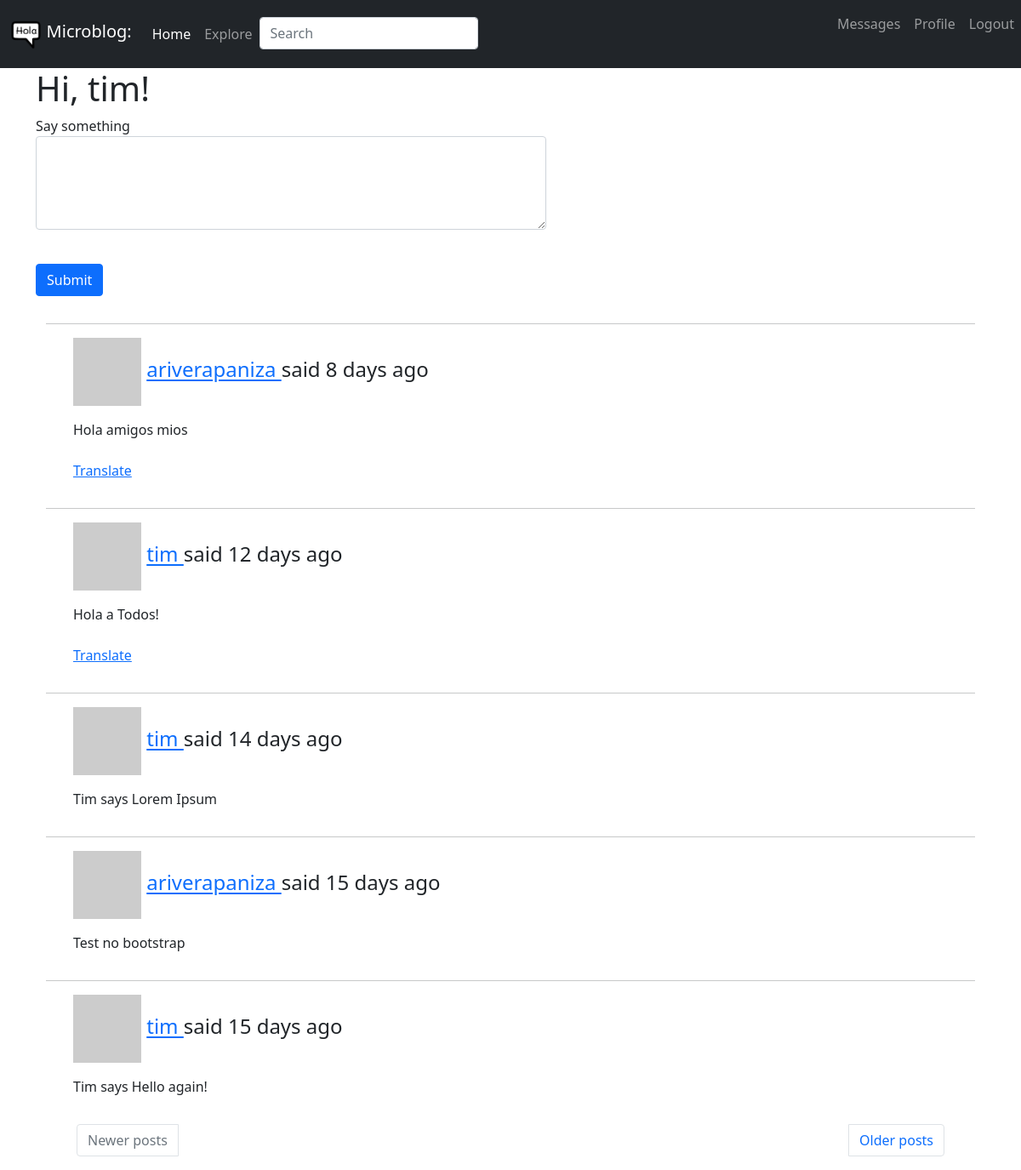
The page /index (signed in) on the database its author committed.
### app/models.py (models this page shows, shortened)
class User(UserMixin, db.Model):
    id = db.Column(db.Integer, primary_key=True)
    username = db.Column(db.String(64), index=True, unique=True)
    email = db.Column(db.String(120), index=True, unique=True)
    password_hash = db.Column(db.String(128))
    posts = db.relationship('Post', backref='author', lazy='dynamic')
    about_me = db.Column(db.String(140))
    last_seen = db.Column(db.DateTime, default=datetime.utcnow)
    followed = db.relationship(
        'User', secondary=followers,
        primaryjoin=(followers.c.follower_id == id),
        secondaryjoin=(followers.c.followed_id == id),
        backref=db.backref('followers', lazy='dynamic'), lazy='dynamic')
    messages_sent = db.relationship('Message',
                                    foreign_keys='Message.sender_id',
                                    backref='author', lazy='dynamic')
    messages_received = db.relationship('Message',
                                        foreign_keys='Message.recipient_id',
                                        backref='recipient', lazy='dynamic')
    last_message_read_time = db.Column(db.DateTime)
    notifications = db.relationship('Notification', backref='user',
                                    lazy='dynamic')
    def avatar(self, size):
        digest = md5(self.email.lower().encode('utf-8')).hexdigest()
        return 'https://www.gravatar.com/avatar/{}?d=identicon&s={}'.format(
            digest, size)
    def followed_posts(self):
        followed = Post.query.join(
            followers, (followers.c.followed_id == Post.user_id)).filter(
                followers.c.follower_id == self.id)
        own = Post.query.filter_by(user_id=self.id)
        return followed.union(own).order_by(Post.timestamp.desc())
    def new_messages(self):
        last_read_time = self.last_message_read_time or datetime(1900, 1, 1)
        return Message.query.filter_by(recipient=self).filter(
            Message.timestamp > last_read_time).count()

class SearchableMixin(object):
    @classmethod
    def before_commit(cls, session):
        session._changes = {
            'add': list(session.new),
            'update': list(session.dirty),
            'delete': list(session.deleted)
        }
    @classmethod
    def after_commit(cls, session):
        for obj in session._changes['add']:
            if isinstance(obj, SearchableMixin):
                add_to_index(obj.__tablename__, obj)
        for obj in session._changes['update']:
            if isinstance(obj, SearchableMixin):
                add_to_index(obj.__tablename__, obj)
        for obj in session._changes['delete']:
            if isinstance(obj, SearchableMixin):
                remove_from_index(obj.__tablename__, obj)
        session._changes = None

class Post(SearchableMixin, db.Model):
    __searchable__ = ['body']
    id = db.Column(db.Integer, primary_key=True)
    body = db.Column(db.String(140))
    timestamp = db.Column(db.DateTime, index=True, default=datetime.utcnow)
    user_id = db.Column(db.Integer, db.ForeignKey('user.id'))
    language = db.Column(db.String(5))

### app/routes.py (the view, shortened to what this page needs)
@app.route('/', methods=['GET', 'POST'])
@app.route('/index', methods=['GET', 'POST'])
@login_required
def index():
    form = PostForm()
    page = request.args.get('page', 1, type=int)
    posts = current_user.followed_posts().paginate(page, app.config['POSTS_PER_PAGE'], False)
    next_url = url_for('index', page=posts.next_num) \
        if posts.has_next else None
    prev_url = url_for('index', page=posts.prev_num) \
        if posts.has_prev else None
    return render_template('index.html', title=_('Home'), form=form, posts=posts.items, next_url=next_url, prev_url=prev_url)

### app/forms.py
class SearchForm(FlaskForm):
    q = StringField(_l('Search'), validators=[DataRequired()])
    def __init__(self, *args, **kwargs):
        if 'formdata' not in kwargs:
            kwargs['formdata'] = request.args
        if 'csrf_enabled' not in kwargs:
            kwargs['csrf_enabled'] = False
        super(SearchForm, self).__init__(*args, **kwargs)

class PostForm(FlaskForm):
    post = TextAreaField(_l('Say something'), validators=[DataRequired(), Length(min=1, max=600)])
    submit = SubmitField(_l('Submit'))

### app/models.py (called while the page is built)
@login.user_loader
def load_user(id):
    return User.query.get(int(id))

### app/routes.py (called while the page is built)
@app.before_request
def before_request():
    if current_user.is_authenticated:
        current_user.last_seen = datetime.utcnow()
        db.session.commit()
        g.search_form = SearchForm()
    g.locale = str(get_locale())

### app/templates/index.html (shortened to what this page needs)
{% extends "base.html" %}
{% block content %}
  <div class="container mb-3 form-floating">
    <h1>{{ _('Hi, %(username)s!', username=current_user.username) }}</h1>
    {% if form %}
    <form action="" method="post">
        <p>
            {{ form.post.label }}<br>
            {{ form.post(cols=32, rows=4, class="form-control", style="width: 600px;") }}<br>
        </p>
        <p>{{ form.submit(class="btn btn-primary") }}</p>
    </form>
    {% endif %}
    {% for post in posts %}
        {% include '_post.html' %}
    {% endfor %}
  </div>
    <div class="container">
      <nav>
        <ul class="pagination justify-content-between">
          {% if prev_url %}
          <li class="page-item px-5">
            <a class="page-link" href="{{ prev_url }}">{{ _('Newer posts') }}</a>
          </li>
          {% else %}
          <li class="page-item px-5 disabled">
            <a class="page-link" href="{{ prev_url }}">{{ _('Newer posts') }}</a>
          </li>
          {% endif %}
          {% if next_url %}
          <li class="page-item px-5">
            <a class="page-link" href="{{ next_url }}">{{ _('Older posts') }}</a>
          </li>
          {% else %}
          <li class="page-item px-5 disabled">
            <a class="page-link" href="{{ next_url }}">{{ _('Older posts') }}</a>
          </li>
          {% endif %}
        </ul>
      </nav>
    </div>
{% endblock %}

### app/templates/_post.html (shortened to what this page needs)
<div class="container">
    <div class="row table-hover">
        <div class="col-md-12">
            <div class="blog-comment">
                <hr/>
                <ul class="comments">
                    <div class="post-comments">
                        <h4>
                             {{ _('%(username)s said %(when)s', username=user_link, when=moment(post.timestamp).fromNow()) }} </h4> </p>
                        <span id="post{{ post.id }}">{{ post.body }}</span>
                        {% if post.language and post.language != g.locale %}
                        <br><br>
                        <span id="translation{{ post.id }}">
                            <a href="javascript:translate(
                                        '#post{{ post.id }}',
                                        '#translation{{ post.id }}',
                                        '{{ post.language }}',
                                        '{{ g.locale }}');">{{ _('Translate') }}</a>
                        </span>
                        {% endif %}
                    </div>
                </ul>
            </div>
        </div>
    </div>
</div>

### rows shown on the page
Post: body "Hola amigos mios"
Post: body "Hola a Todos!"
Post: body "Tim says Lorem Ipsum"
Post: body "Test no bootstrap"
Post: body "Tim says Hello again!"
